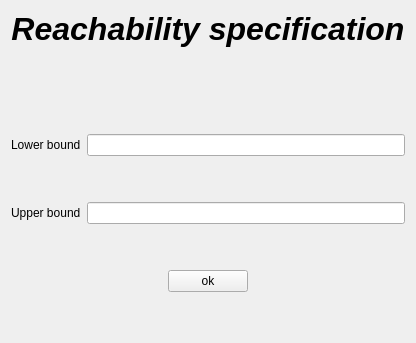
         <widget class="QWidget" name="page_5">
          <layout class="QVBoxLayout" name="verticalLayout_13">
           <item>
            <widget class="QLabel" name="label_target">
             <property name="text">
              <string>&lt;html&gt;&lt;head/&gt;&lt;body&gt;&lt;p align=&quot;center&quot;&gt;&lt;span style=&quot; font-size:24pt; font-weight:600; font-style:italic;&quot;&gt;Reachability specification&lt;/span&gt;&lt;/p&gt;&lt;/body&gt;&lt;/html&gt;</string>
             </property>
            </widget>
           </item>
           <item>
            <spacer name="verticalSpacer_17">
             <property name="orientation">
              <enum>Qt::Vertical</enum>
             </property>
             <property name="sizeType">
              <enum>QSizePolicy::Minimum</enum>
             </property>
             <property name="sizeHint" stdset="0">
              <size>
               <width>20</width>
               <height>40</height>
              </size>
             </property>
            </spacer>
           </item>
           <item>
            <layout class="QHBoxLayout" name="horizontalLayout_13">
             <item>
              <layout class="QVBoxLayout" name="verticalLayout_14">
               <item>
                <spacer name="verticalSpacer_18">
                 <property name="orientation">
                  <enum>Qt::Vertical</enum>
                 </property>
                 <property name="sizeType">
                  <enum>QSizePolicy::Preferred</enum>
                 </property>
                 <property name="sizeHint" stdset="0">
                  <size>
                   <width>20</width>
                   <height>40</height>
                  </size>
                 </property>
                </spacer>
               </item>
               <item>
                <layout class="QHBoxLayout" name="horizontalLayout_12">
                 <item>
                  <widget class="QLabel" name="label_target_lb">
                   <property name="text">
                    <string>Lower bound</string>
                   </property>
                  </widget>
                 </item>
                 <item>
                  <widget class="QLineEdit" name="lineEdit_target_lb"/>
                 </item>
                </layout>
               </item>
               <item>
                <spacer name="verticalSpacer_16">
                 <property name="orientation">
                  <enum>Qt::Vertical</enum>
                 </property>
                 <property name="sizeType">
                  <enum>QSizePolicy::Preferred</enum>
                 </property>
                 <property name="sizeHint" stdset="0">
                  <size>
                   <width>20</width>
                   <height>40</height>
                  </size>
                 </property>
                </spacer>
               </item>
               <item>
                <layout class="QHBoxLayout" name="horizontalLayout_11">
                 <item>
                  <widget class="QLabel" name="label_target_ub">
                   <property name="text">
                    <string>Upper bound</string>
                   </property>
                  </widget>
                 </item>
                 <item>
                  <widget class="QLineEdit" name="lineEdit_target_ub"/>
                 </item>
                </layout>
               </item>
               <item>
                <spacer name="verticalSpacer_19">
                 <property name="orientation">
                  <enum>Qt::Vertical</enum>
                 </property>
                 <property name="sizeType">
                  <enum>QSizePolicy::Preferred</enum>
                 </property>
                 <property name="sizeHint" stdset="0">
                  <size>
                   <width>20</width>
                   <height>40</height>
                  </size>
                 </property>
                </spacer>
               </item>
              </layout>
             </item>
            </layout>
           </item>
           <item>
            <layout class="QHBoxLayout" name="horizontalLayout_10">
             <item>
              <spacer name="horizontalSpacer">
               <property name="orientation">
                <enum>Qt::Horizontal</enum>
               </property>
               <property name="sizeHint" stdset="0">
                <size>
                 <width>40</width>
                 <height>20</height>
                </size>
               </property>
              </spacer>
             </item>
             <item>
              <widget class="QPushButton" name="pushButton_target_bounds">
               <property name="text">
                <string>ok</string>
               </property>
              </widget>
             </item>
             <item>
              <spacer name="horizontalSpacer_3">
               <property name="orientation">
                <enum>Qt::Horizontal</enum>
               </property>
               <property name="sizeHint" stdset="0">
                <size>
                 <width>40</width>
                 <height>20</height>
                </size>
               </property>
              </spacer>
             </item>
            </layout>
           </item>
           <item>
            <spacer name="verticalSpacer_15">
             <property name="orientation">
              <enum>Qt::Vertical</enum>
             </property>
             <property name="sizeType">
              <enum>QSizePolicy::Preferred</enum>
             </property>
             <property name="sizeHint" stdset="0">
              <size>
               <width>20</width>
               <height>40</height>
              </size>
             </property>
            </spacer>
           </item>
          </layout>
         </widget>
